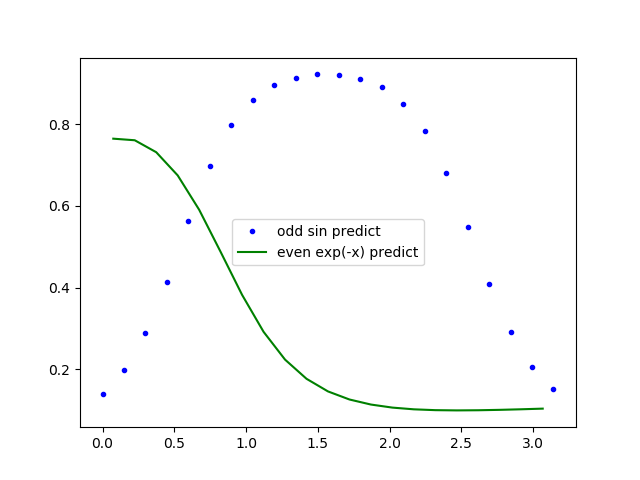

Generate this figure with Python:
import numpy as np
from keras.layers import Dense
from keras.models import Sequential
from keras.optimizers import SGD
import matplotlib.pyplot as plt

n = 42
odd_idxs = np.s_[::2]
even_idxs = np.s_[1::2]
x = np.zeros((n + 1, 3))
x[:, 0] = np.linspace(0, np.pi, n + 1)
x[odd_idxs, 1] = 1
x[even_idxs, 2] = 1
y = np.zeros(x.shape[0])
y[odd_idxs] = np.sin(x[odd_idxs, 0])
y[even_idxs] = np.exp(-x[even_idxs, 0])

model = Sequential()
model.add(Dense(10, activation='sigmoid', input_dim=x.shape[1]))
model.add(Dense(1, activation='sigmoid'))
sgd = SGD(lr=.01)
model.compile(loss='mean_squared_error', optimizer=sgd)

model.fit(x, y, epochs=100000, verbose=0)

y_odd_predict = model.predict(x[odd_idxs, :])
y_even_predict = model.predict(x[even_idxs, :])

plt.plot(x[odd_idxs, 0], y_odd_predict, 'b.', label='odd sin predict')
plt.plot(x[even_idxs, 0], y_even_predict, 'g-', label='even exp(-x) predict')
plt.legend()
plt.savefig('exc6.3.png')
